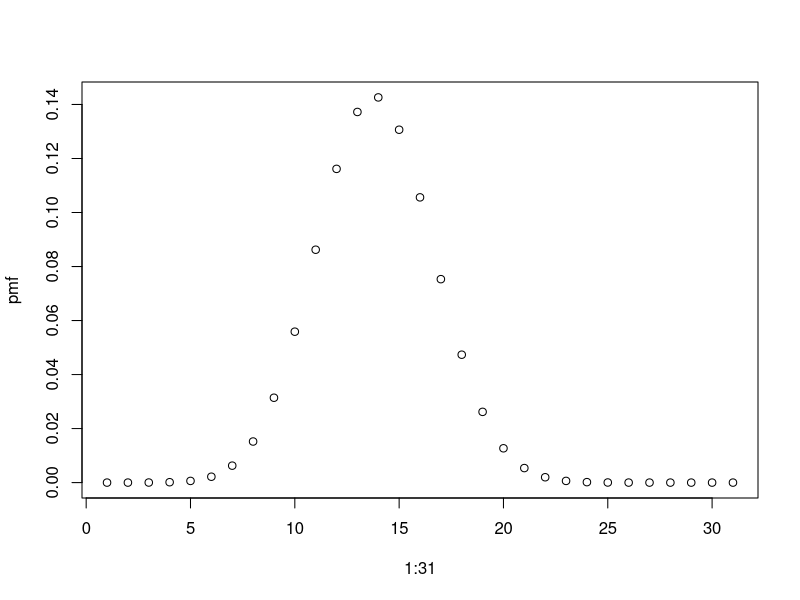
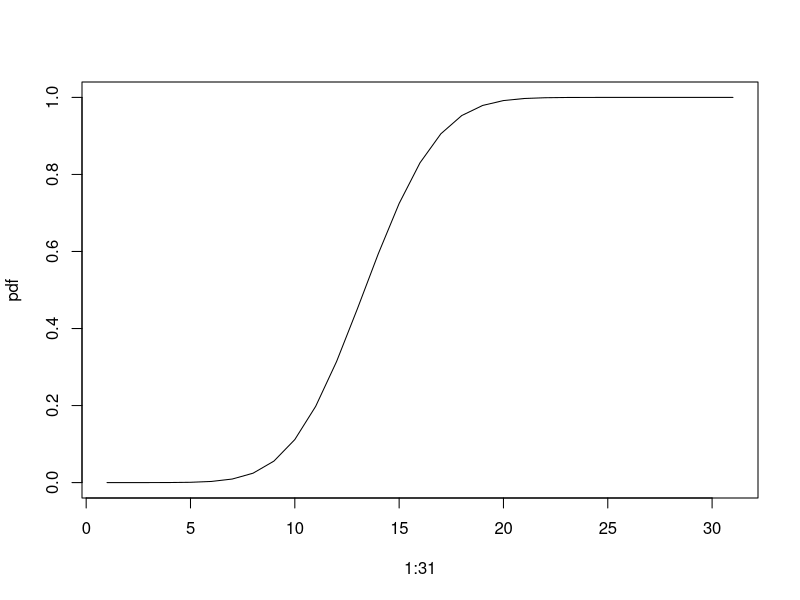

Write R code to recreate these figures, in order.
# Assignment 3


#binomial distribution(success or failure)
#dbinom: density
#pbinom: distribution function (It'll give sum of dbinom from 1 to n)
#qbinom: its syntax is qbinom(p,size=,prob=), it will give x(number of things) as an output
#for binomial distribution
#mean = n*p
#variance = n*p*q
#sd = sqrt(n*p*q)

#normal distribution
#pnorm: it calculates what proportion of a normal distribution is less than a given value

#poisson distribution
#ppois: calculates cdf of poissons distribution

#hypergeometric distribution:(The hypergeometric test uses the hypergeometric 
#distribution to measure the statistical significance of having drawn a sample 
#consisting of a specific number of successes (out of total draws) from a 
#population of size containing successes.)
#phyper: calculates cdf for hypergeometric distribution



#1
#probability of x successes out of n is 
# nCx * p^x * q^(n-x)
# where n is total number of trials
#       x is number of successes we need
#       p is probability of individual success
#       q is (1-p) probability of individual failure
#we can use dbinom(x=7,size=12,prob=1/6)+dbinom(x=8,size=12,prob=1/6)+dbinom(x=9,size=12,prob=1/6)
#pbinom(n) will sum all dbinom from 0 to n
#to do the above in R using pbinom
pbinom(9,12,prob=1/6)-pbinom(6,12,prob=1/6)

#2
#pnorm(84,mean=72,sd=15.2) will calculate probability of distribution below 84 so we will subtract this probability from 1 
1-pnorm(84,mean=72,sd=15.2)

#3
#ppois(quantile,mean) it will take two parameters quantile and mean
#mean car arriving every hour is 5 and we need to calculate for 0 cars
ppois(0,5)
#cdf for 50 cars - cdf for 47 cars will give for 48,49,50 cars
ppois(50,50)-ppois(47,50)

#4
#it is hypergeometric distribution so its syntax is
#suppose sample is collected from whole population ;)
#d(how much success we need in sample,number of success in whole population,number of failure in whole population,size of sample taken)
dhyper(3,17,233,5)


#5
#it is binomial distribution question as its talking about success and failure
#to plot probability mass function we will use dbinom
pmf<-numeric(31)
for(i in 1:31)
{
  pmf[i]=dbinom(i,size=31,prob=0.447)
}
plot(1:31,pmf)
#to plot cdf we will use pbinom
pdf<-numeric(31)
for(i in 1:31)
{
  pdf[i]=pbinom(i,size=31,prob=0.447)
}
plot(1:31,pdf,type="l")
#for binomial distribution
#mean = n*p
#variance = n*p*q
#sd = sqrt(n*p*q)
mean<-31*0.447
variance<-31*0.447*(1-0.447)
sd<-sqrt(variance)
print(mean)
print(variance)
print(sd)
# Simulate a random sample of X values
samples <- rbinom(10000, size = 31, prob = 0.447)
mean_X <- mean(samples)
variance_X <- var(samples)
standard_deviation_X <- sd(samples)

#Binom is used when we have success and failure and we have to find how many successes we will get in n trials
#Poisson is used when we have to find probability of something happening in a given time interval
#Hypergeometric is used when we have to find the probability of something happening but we are given probability of a sample
#Normal is used when we have to find probability of something happening in a given time interval but we are given mean and sd